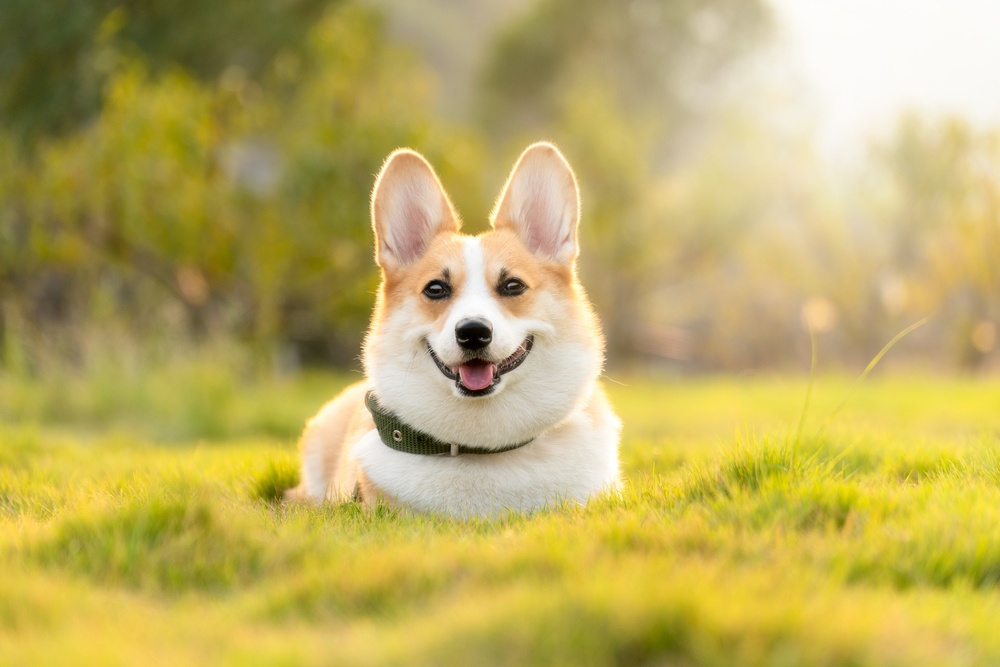
#> input picture stock-plugins/user_defined_files/data/dog.jpg, 1000 x 667 px, shrunk from 1920 x 1281 before the run
$ python -i blur.py   (imports and definitions only)
#> lines starting #> are read from the running program, lines starting #| are printed output that depends on the picture
import cv2
import numpy as np
from scipy.ndimage import zoom as scizoom
from skimage.filters import gaussian


def disk(radius: int, alias_blur: float = 0.1, dtype: type = np.float32) -> np.ndarray:
    """
    Modified from : https://github.com/hendrycks/robustness/blob/master/ImageNet-C/create_c/make_imagenet_c.py
    (Apache 2.0)
    """
    if radius <= 8:
        L = np.arange(-8, 8 + 1)
        ksize = (3, 3)
    else:
        L = np.arange(-radius, radius + 1)
        ksize = (5, 5)
    X, Y = np.meshgrid(L, L)
    aliased_disk = np.array((X**2 + Y**2) <= radius**2, dtype=dtype)  # circle
    aliased_disk /= np.sum(aliased_disk)

    # supersample disk to antialias
    return cv2.GaussianBlur(aliased_disk, ksize=ksize, sigmaX=alias_blur)


# [72 lines left out: functions clipped_zoom, gaussian_blur, glass_blur, not called in this run]


def defocus_blur(img: np.ndarray, severity: int = 1) -> np.ndarray:
    """
    Adding defocus to images
    Modified from : https://github.com/hendrycks/robustness/blob/master/ImageNet-C/create_c/make_imagenet_c.py
    (Apache 2.0)

    Parameters:
        img (np.ndarray) : Numpy ndarray of original image to be corrupted
        severity (int) : Level of severity of noise addedd

    Returns:
        np.ndarray: Numpy ndarray of image with defocus blur corruption
    """
#> called with severity = 1
    severity_constant = [(9, 0.6), (13, 0.4), (18, 0.3), (25, 0.3), (35, 0.3)][
        severity - 1
    ]
    radius = severity_constant[0]
    alias_blur = severity_constant[1]
    kernel = disk(radius, alias_blur)
    channels = []
    two_dim = False
    for d in range(3):
        channels.append(cv2.filter2D(img[:, :, d], -1, kernel))
#> after the loop, channels = 3 items
    channels = np.array(channels).transpose((1, 2, 0))
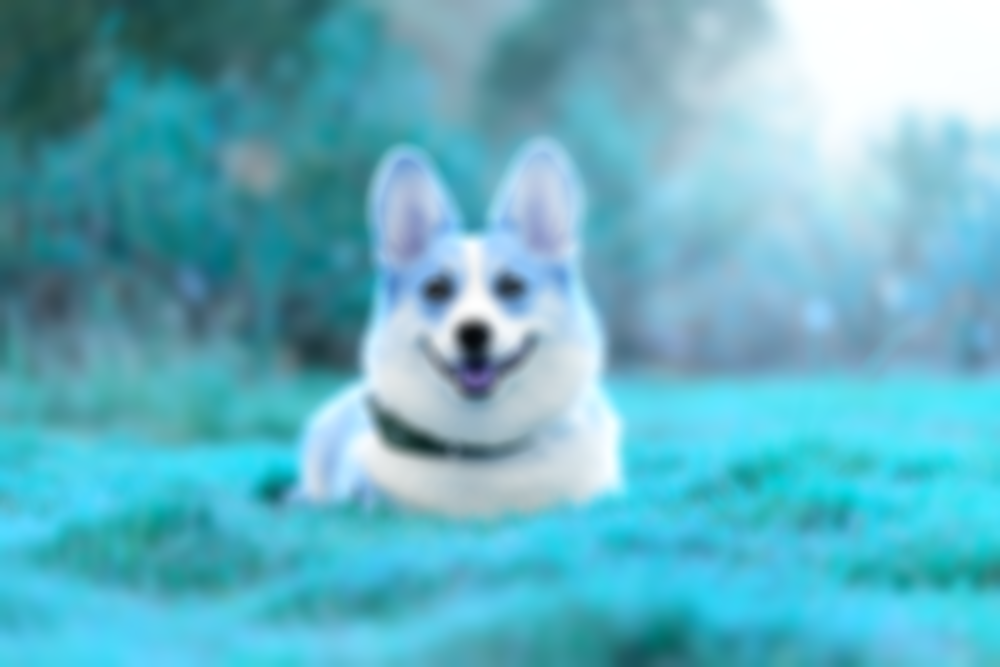
#> channels: shape (667, 1000, 3); mean of channels 0, 1, 2 194.1, 177.4, 100.5; drawn as B, G, R
    if two_dim:
        channels = cv2.cvtColor(channels, cv2.COLOR_RGB2GRAY)
    return np.clip(channels, 0, 1)
#> returned value: shape (667, 1000, 3); every value is 1


# [84 lines left out: functions horizontal_motion_blur, vertical_motion_blur, zoom_blur, not called in this run]

>>> import cv2
>>> picture = cv2.cvtColor(cv2.imread('../../../../user_defined_files/data/dog.jpg'), cv2.COLOR_BGR2RGB)
>>> result = defocus_blur(picture)
